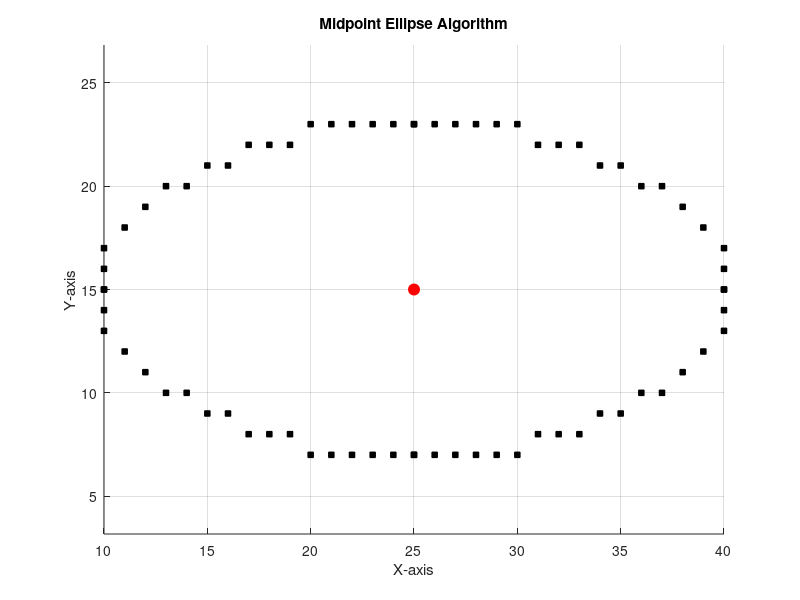

The MATLAB script that drew this image:
clc; clear; close all;

RX = 15;
RY = 8;
CX = 25;
CY = 15;

figure;
hold on;
grid on;
axis equal;
title('Midpoint Ellipse Algorithm');
xlabel('X-axis');
ylabel('Y-axis');

X = 0;
Y = RY;
RX2 = RX * RX;
RY2 = RY * RY;
TWO_RX2 = 2 * RX2;
TWO_RY2 = 2 * RY2;

PX = 0;
PY = TWO_RX2 * Y;

X_VALS = [];
Y_VALS = [];

% Region 1
P = round(RY2 - (RX2 * RY) + (0.25 * RX2));
while PX < PY
    X_VALS = [X_VALS CX+X CX-X CX+X CX-X];
    Y_VALS = [Y_VALS CY+Y CY+Y CY-Y CY-Y];
    X = X + 1;
    PX = PX + TWO_RY2;
    if P < 0
        P = P + RY2 + PX;
    else
        Y = Y - 1;
        PY = PY - TWO_RX2;
        P = P + RY2 + PX - PY;
    end
end

% Region 2
P = round(RY2 * (X + 0.5)^2 + RX2 * (Y - 1)^2 - RX2 * RY2);
while Y >= 0
    X_VALS = [X_VALS CX+X CX-X CX+X CX-X];
    Y_VALS = [Y_VALS CY+Y CY+Y CY-Y CY-Y];
    Y = Y - 1;
    PY = PY - TWO_RX2;
    if P > 0
        P = P + RX2 - PY;
    else
        X = X + 1;
        PX = PX + TWO_RY2;
        P = P + RX2 - PY + PX;
    end
end

plot(X_VALS, Y_VALS, 'ks', 'MarkerSize', 4, 'MarkerFaceColor', 'k');
plot(CX, CY, 'ro', 'MarkerSize', 8, 'MarkerFaceColor', 'r');
